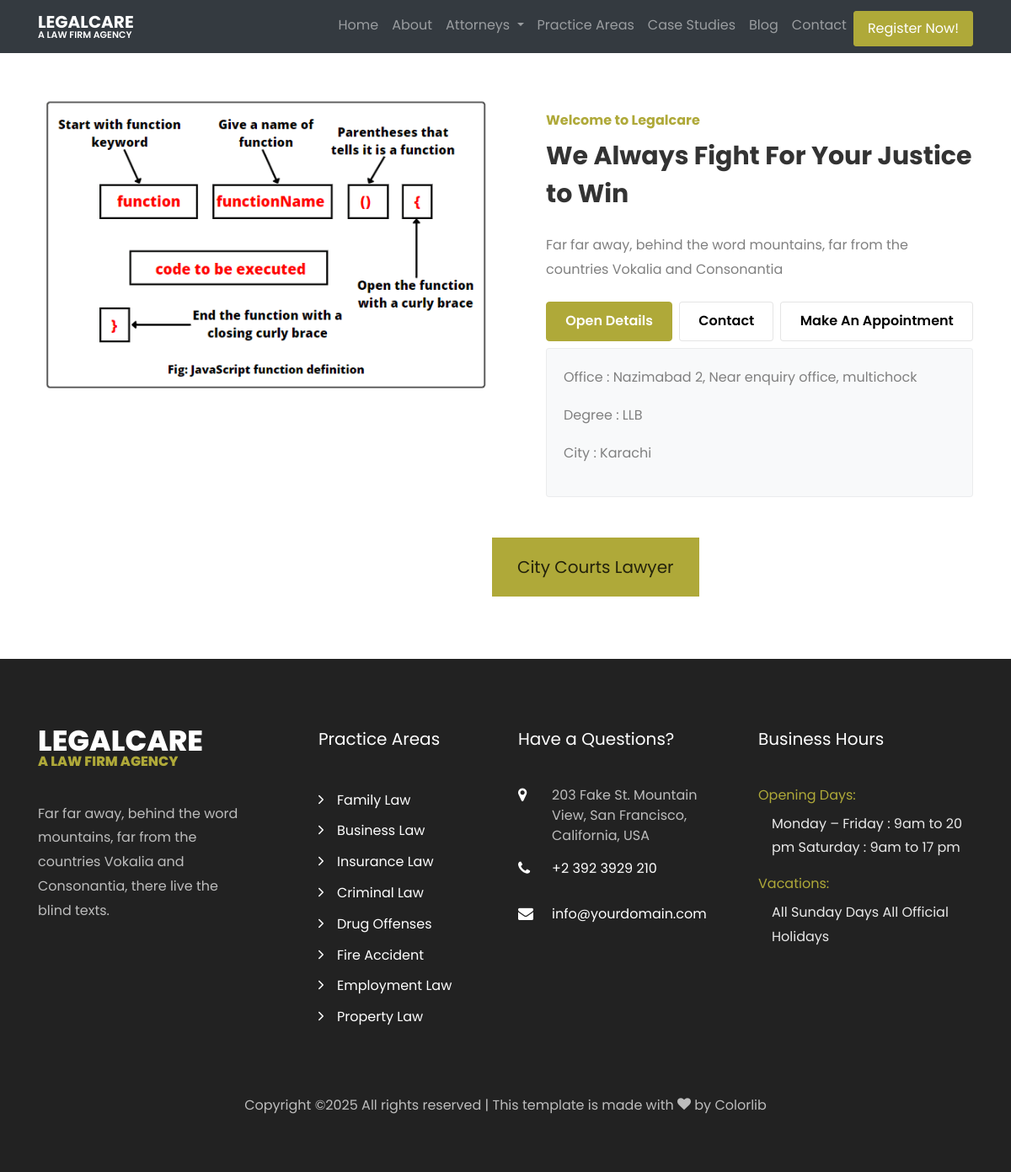
Before: /User/details.php?id=14 with the older database file.
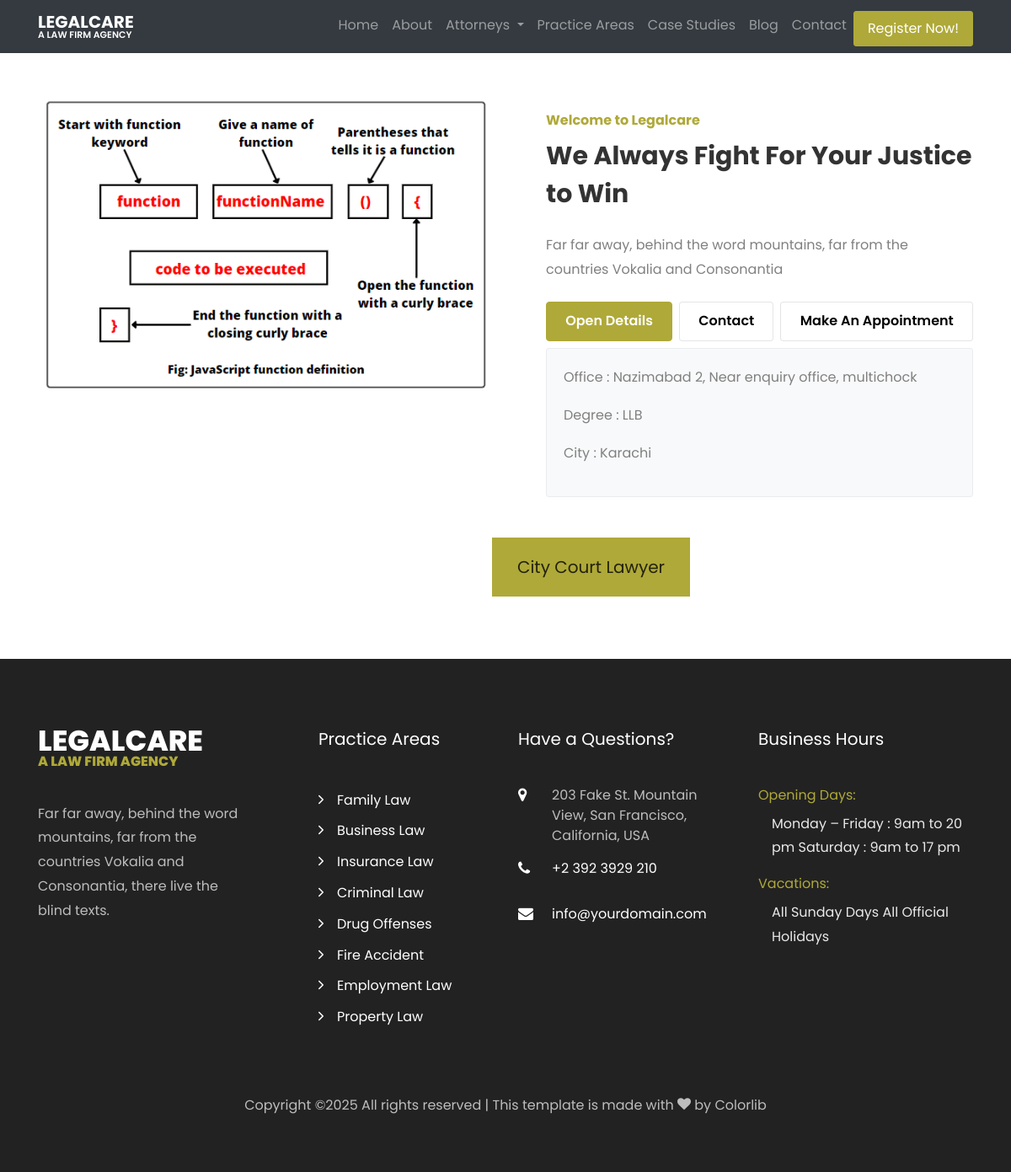
After: the same page with the newer database file.
### tables this page shows
CREATE TABLE `lawyers` (
  `lawyers_id` int(255) NOT NULL,
  `full_Name` varchar(225) NOT NULL,
  `father_name` varchar(225) NOT NULL,
  `user_name` varchar(225) NOT NULL,
  `email` varchar(225) NOT NULL,
  `password` varchar(120) NOT NULL,
  `profile_image` varchar(120) NOT NULL,
  `House_address` varchar(225) NOT NULL,
  `CNIC` int(25) NOT NULL,
  `dob` date NOT NULL,
  `Gender` varchar(222) NOT NULL,
  `phone` int(11) NOT NULL,
  `Whatsapp` int(11) NOT NULL,
  `degree_id` int(255) NOT NULL,
  `University` varchar(225) NOT NULL,
  `Completion` date NOT NULL,
  `City` varchar(225) NOT NULL,
  `Enrolment_Year` date NOT NULL,
  `court_id` int(255) NOT NULL,
  `License` text NOT NULL,
  `licence_image` varchar(225) NOT NULL,
  `category_id` int(255) NOT NULL,
  `Office` varchar(225) NOT NULL
);

CREATE TABLE `court` (
  `court_id` int(255) NOT NULL,
  `court_name` varchar(225) NOT NULL
);

CREATE TABLE `degree` (
  `degree_id` int(255) NOT NULL,
  `degree_name` varchar(225) NOT NULL
);

### User/details.php (the view, shortened to what this page needs)
<?php
include('connection.php');
$getId = $_GET["id"];
$query = "SELECT lawyers.*, category.category_name, court.court_name, degree.degree_name
          FROM lawyers
          INNER JOIN category ON lawyers.category_id = category.category_id
          INNER JOIN court ON lawyers.court_id = court.court_id
          INNER JOIN degree ON lawyers.degree_id = degree.degree_id
          WHERE lawyers.lawyers_id = '$getId'";
$q = mysqli_query($conn, $query);
$detailfetch = mysqli_fetch_assoc($q);
?>
<!DOCTYPE html>
<html lang="en">
  <head>
    <link rel="stylesheet" href="css/open-iconic-bootstrap.min.css">
    <link rel="stylesheet" href="css/animate.css">
    <link rel="stylesheet" href="css/owl.carousel.min.css">
    <link rel="stylesheet" href="css/owl.theme.default.min.css">
    <link rel="stylesheet" href="css/magnific-popup.css">
    <link rel="stylesheet" href="css/aos.css">
    <link rel="stylesheet" href="css/ionicons.min.css">
    <link rel="stylesheet" href="css/flaticon.css">
    <link rel="stylesheet" href="css/icomoon.css">
    <link rel="stylesheet" href="css/style.css">
  </head>
  <body>
<?php $currentPage = basename($_SERVER['PHP_SELF']); ?>
<nav class="navbar px-md-0 navbar-expand-lg navbar-dark ftco_navbar bg-dark ftco-navbar-dark" id="ftco-navbar">
  <div class="container">
    <a class="navbar-brand" href="index.php">Legalcare <span>A Law Firm Agency</span></a>
    <div class="collapse navbar-collapse" id="ftco-nav">
      <ul class="navbar-nav ml-auto">
        <li class="nav-item <?= ($currentPage == 'index.php') ? 'active' : '' ?>">
          <a href="index.php" class="nav-link">Home</a>
        </li>
        <li class="nav-item <?= ($currentPage == 'about.php') ? 'active' : '' ?>">
          <a href="about.php" class="nav-link">About</a>
        </li>
       <li class="nav-item dropdown <?= ($currentPage == 'attorneys.php') ? 'active' : '' ?>">
  <a class="nav-link dropdown-toggle" href="#" id="attorneysDropdown" role="button" data-toggle="dropdown" aria-haspopup="true" aria-expanded="false">
    Attorneys
  </a>
</li>
        <li class="nav-item <?= ($currentPage == 'practice-areas.php') ? 'active' : '' ?>">
          <a href="practice-areas.php" class="nav-link">Practice Areas</a>
        </li>
        <li class="nav-item <?= ($currentPage == 'case.php') ? 'active' : '' ?>">
          <a href="case.php" class="nav-link">Case Studies</a>
        </li>
        <li class="nav-item <?= ($currentPage == 'blog.php') ? 'active' : '' ?>">
          <a href="blog.php" class="nav-link">Blog</a>
        </li>
        <li class="nav-item <?= ($currentPage == 'contact.php') ? 'active' : '' ?>">
          <a href="contact.php" class="nav-link">Contact</a>
        </li>
        <li class="nav-item cta">
          <a href="User/singing-signup.php" class="btn btn-primary nav-link text-white px-3 py-2 consultation-btn" data-toggle="modal" data-target="#signupModal" style="margin-top: 5px;">Register Now!</a>
        </li>
      </ul>
    </div>
  </div>
</nav>
<body class="detail-page">
     <section class="ftco-section ftco-no-pt ftco-no-pb">
    	<div class="container">
    		<div class="row d-flex">
    			<div class="col-md-6 d-flex">
    				<div>
    				 <img
                    class="img-fluid align-self-stretch"
                    src="../Admin/image/<?php echo $detailfetch['profile_image']; ?>"
                    alt="Lawyer Image">
    				</div>
    			</div>
    			<div class="col-md-6 pl-md-5">
    				<div class="row justify-content-start pt-3 pb-3">
		          <div class="col-md-12 heading-section ftco-animate">
		          	<span class="subheading">Welcome to Legalcare</span>
		            <h2 class="mb-4">We Always Fight For Your Justice to Win</h2>
		            <p>Far far away, behind the word mountains, far from the countries Vokalia and Consonantia</p>
		            <div class="tabulation-2 mt-4">
									<ul class="nav nav-pills nav-fill d-md-flex d-block">
									  <li class="nav-item mb-md-0 mb-2">
									    <a class="nav-link active py-2" data-toggle="tab" href="#home1">Open Details</a>
									  </li>
									  <li class="nav-item px-lg-2 mb-md-0 mb-2">
									    <a class="nav-link py-2" data-toggle="tab" href="#home2">Contact</a>
									  </li>
									  <li class="nav-item">
									    <a class="nav-link py-2 mb-md-0 mb-2" href="register.php">Make An Appointment</a>
									  </li>
									</ul>
									<div class="tab-content bg-light rounded mt-2">
									  <div class="tab-pane container p-0 active" id="home1">
									  	<p>
										<?php echo "Office : {$detailfetch['Office']}"; ?>
										</p>
										<P>
											<?php echo "Degree : {$detailfetch['degree_name']}"; ?>
										</P>
										<P>
											<?php echo "City : {$detailfetch['City']}"; ?>
										</P>
									  </div>
									</div>
								</div>
		            <div class="years d-flex mt-4 mt-md-5">
		            	<h4>
			            	<?php echo $detailfetch['court_name']; ?> Lawyer
			            </h4>
		            </div>
		          </div>
		        </div>
	        </div>
        </div>
    	</div>
    </section>
</body>
      <?php
include('footer.php');
?>

Changed rows visible on the page:
changed through a linked row, lawyers "Nazimabad 2, Near enquiry office, multichock": court.court_name "City Courts" → "City Court"
